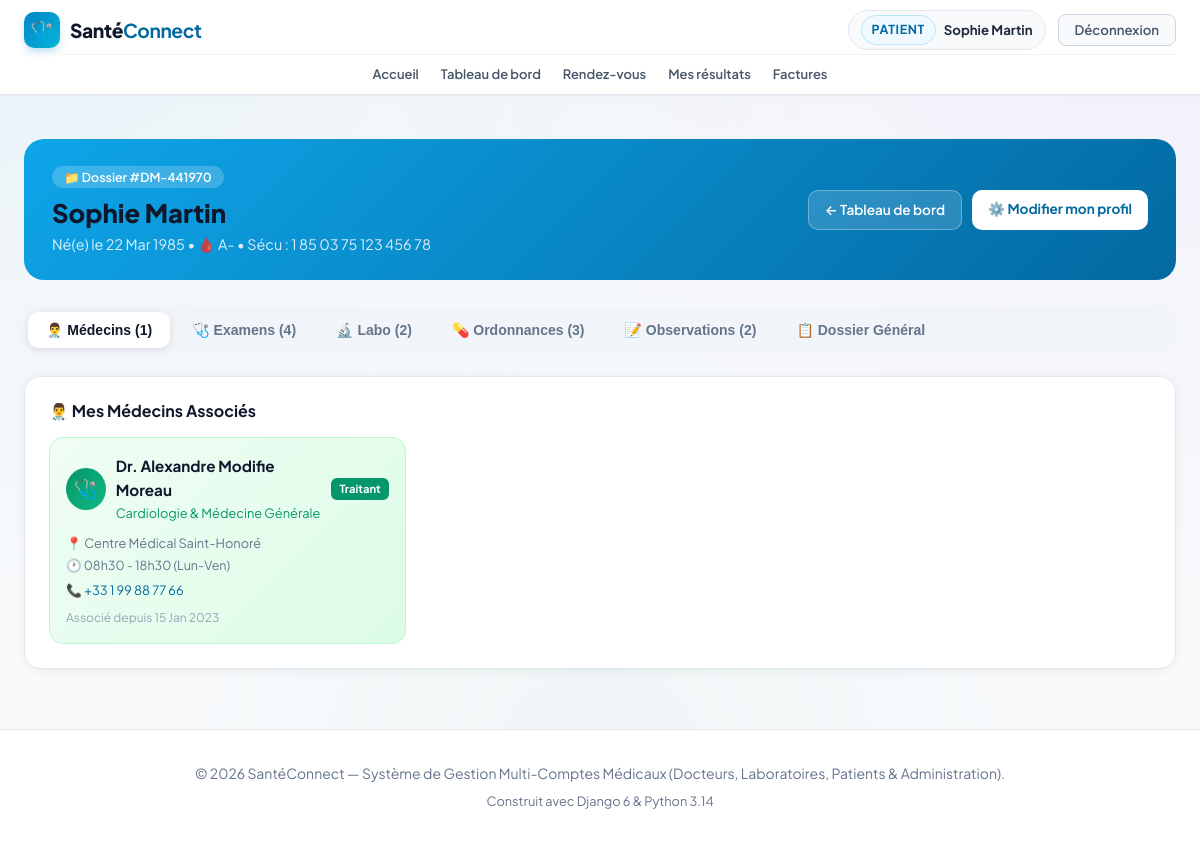
Screenshot of /patient/dossier/ (signed in) with the database file from the repository.
### accounts/models.py (models this page shows, shortened)
class User(AbstractUser):
    class Role(models.TextChoices):
        ADMIN = 'ADMIN', 'Administrateur'
        DOCTEUR = 'DOCTEUR', 'Médecin'
        LABORATOIRE = 'LABORATOIRE', 'Laborantin'
        PATIENT = 'PATIENT', 'Patient'
    role = models.CharField(
        max_length=20,
        choices=Role.choices,
        default=Role.PATIENT,
        verbose_name="Rôle utilisateur"
    )
    phone = models.CharField(max_length=25, blank=True, null=True, verbose_name="Téléphone")
    address = models.CharField(max_length=255, blank=True, null=True, verbose_name="Adresse")
    city = models.CharField(max_length=100, blank=True, null=True, verbose_name="Ville")
    is_verified = models.BooleanField(
        default=False,
        verbose_name="Compte certifié / validé",
        help_text="Coché par l'administrateur pour valider l'activité d'un docteur ou laboratoire."
    )
    objects = CustomUserManager()
    class Meta:
        verbose_name = "Utilisateur"
        verbose_name_plural = "Tous les Utilisateurs"
    @property
    def is_doctor(self):
        return self.role == self.Role.DOCTEUR
    @property
    def is_laboratory(self):
        return self.role == self.Role.LABORATOIRE
    @property
    def is_patient(self):
        return self.role == self.Role.PATIENT
    @property
    def is_admin_user(self):
        return self.role == self.Role.ADMIN or self.is_superuser

class DossierMedical(models.Model):
    patient = models.OneToOneField(
        User,
        on_delete=models.CASCADE,
        related_name='dossier_medical',
        limit_choices_to={'role': User.Role.PATIENT},
        verbose_name="Patient"
    )
    numero_dossier = models.CharField(max_length=20, unique=True, verbose_name="N° Dossier")
    date_creation = models.DateField(auto_now_add=True, verbose_name="Date de création")
    date_mise_a_jour = models.DateTimeField(auto_now=True, verbose_name="Dernière mise à jour")
    notes_generales = models.TextField(blank=True, verbose_name="Notes générales")
    allergies = models.TextField(blank=True, verbose_name="Allergies connues")
    antecedents_familiaux = models.TextField(blank=True, verbose_name="Antécédents familiaux")
    class Meta:
        verbose_name = "Dossier Médical"
        verbose_name_plural = "Dossiers Médicaux"

class PatientProfile(models.Model):
    BLOOD_GROUPS = [
        ('A+', 'A+'), ('A-', 'A-'),
        ('B+', 'B+'), ('B-', 'B-'),
        ('AB+', 'AB+'), ('AB-', 'AB-'),
        ('O+', 'O+'), ('O-', 'O-'),
    ]
    user = models.OneToOneField(
        User,
        on_delete=models.CASCADE,
        related_name='patient_profile',
        verbose_name="Compte utilisateur"
    )
    date_naissance = models.DateField(
        null=True,
        blank=True,
        verbose_name="Date de naissance"
    )
    groupe_sanguin = models.CharField(
        max_length=5,
        choices=BLOOD_GROUPS,
        blank=True,
        default='O+',
        verbose_name="Groupe sanguin"
    )
    numero_securite_sociale = models.CharField(
        max_length=60,
        blank=True,
        null=True,
        verbose_name="N° Sécurité Sociale / Identifiant Patient"
    )
    antecedents = models.TextField(
        blank=True,
        verbose_name="Antécédents médicaux & allergies"
    )
    personne_contact = models.CharField(
        max_length=150,
        blank=True,
        verbose_name="Contact en cas d'urgence (Nom & Tél)"
    )
    class Meta:
        verbose_name = "Profil Patient"
        verbose_name_plural = "Profils Patients"

class AssociationMedecinPatient(models.Model):
    medecin = models.ForeignKey(
        User,
        on_delete=models.CASCADE,
        related_name='patients_associes',
        limit_choices_to={'role': User.Role.DOCTEUR},
        verbose_name="Médecin traitant"
    )
    patient = models.ForeignKey(
        User,
        on_delete=models.CASCADE,
        related_name='medecins_associes',
        limit_choices_to={'role': User.Role.PATIENT},
        verbose_name="Patient"
    )
    date_association = models.DateField(default=timezone.now, verbose_name="Date d'association")
    est_medecin_traitant = models.BooleanField(default=True, verbose_name="Médecin traitant principal")
    notes = models.TextField(blank=True, verbose_name="Notes de suivi")
    class Meta:
        unique_together = ('medecin', 'patient')
        verbose_name = "Association Médecin-Patient"
        verbose_name_plural = "Associations Médecin-Patient"

class DoctorProfile(models.Model):
    user = models.OneToOneField(
        User,
        on_delete=models.CASCADE,
        related_name='doctor_profile',
        verbose_name="Compte utilisateur"
    )
    specialite = models.CharField(
        max_length=120,
        default="Médecine Générale",
        verbose_name="Spécialité médicale"
    )
    numero_ordre = models.CharField(
        max_length=50,
        blank=True,
        null=True,
        verbose_name="Numéro d'Ordre / Licence"
    )
    cabinet_name = models.CharField(
        max_length=150,
        blank=True,
        null=True,
        verbose_name="Nom du cabinet ou clinique"
    )
    horaires = models.CharField(
        max_length=150,
        blank=True,
        default="08h30 - 17h00 (Lun-Ven)",
        verbose_name="Horaires de consultation"
    )
    biographie = models.TextField(
        blank=True,
        verbose_name="Présentation / Biographie"
    )
    class Meta:
        verbose_name = "Profil Docteur"
        verbose_name_plural = "Profils Docteurs"

### accounts/views.py (the view)
# urls.py: path('patient/dossier/', views.patient_dossier, name='patient_dossier'),
@login_required
def patient_dossier(request):
    if not request.user.is_patient:
        return redirect('dashboard')
    profile, _ = PatientProfile.objects.get_or_create(user=request.user)
    dossier = get_or_create_dossier(request.user)
    examens = ExamenMedical.objects.filter(dossier=dossier).select_related('medecin').prefetch_related('etapes_preparation').order_by('-date_creation', '-id')
    resultats = ResultatLaboratoire.objects.filter(
        dossier=dossier, statut__in=['DISPONIBLE', 'TRANSMIS'],
    ).order_by('-date_prescription')
    prescriptions = Prescription.objects.filter(dossier=dossier).order_by('-date_prescription')
    observations = ObservationMedicale.objects.filter(dossier=dossier, confidentiel=False).order_by('-date_observation')
    medecins = AssociationMedecinPatient.objects.filter(patient=request.user).select_related('medecin', 'medecin__doctor_profile')
    return render(request, 'accounts/patient_dossier.html', {
        'profile': profile,
        'dossier': dossier,
        'examens': examens,
        'resultats': resultats,
        'prescriptions': prescriptions,
        'observations': observations,
        'medecins': medecins,
    })

### accounts/models.py (called while the page is built)
    @property
    def est_pret_pour_examen(self):
        return self.score_preparation >= self.score_seuil_validation

    @property
    def progression_etapes(self):
        etapes = self.etapes_preparation.all()
        total = etapes.count()
        validees = sum(1 for e in etapes if e.est_validee)
        return validees, total

### accounts/views.py (called while the page is built)
def get_or_create_dossier(patient_user):
    if not patient_user or getattr(patient_user, 'role', None) != User.Role.PATIENT:
        return None
    dossier, _ = DossierMedical.objects.get_or_create(patient=patient_user)
    return dossier

### templates/accounts/patient_dossier.html (shortened to what this page needs)
{% extends 'base.html' %}
{% block content %}
<div class="container">
  <div class="dossier-hero">
    <div style="display:flex;justify-content:space-between;align-items:center;flex-wrap:wrap;gap:12px;">
      <div>
        <span style="background:rgba(255,255,255,.2);padding:3px 12px;border-radius:20px;font-size:.78rem;font-weight:600;">📁 Dossier #{{ dossier.numero_dossier }}</span>
        <h1 style="margin-top:8px;">{{ user.get_full_name|default:user.username }}</h1>
        <p style="opacity:.85;font-size:.9rem;margin-top:4px;">
          {% if profile.date_naissance %}Né(e) le {{ profile.date_naissance|date:"d M Y" }} &bull; {% endif %}
          🩸 {{ profile.groupe_sanguin|default:"N/A" }}
          {% if profile.numero_securite_sociale %} &bull; Sécu : {{ profile.numero_securite_sociale }}{% endif %}
        </p>
      </div>
      <div style="display:flex;gap:10px;flex-wrap:wrap;">
        <a href="{% url 'patient_dashboard' %}" style="background:rgba(255,255,255,.15);color:#fff;padding:8px 16px;border-radius:10px;font-size:.85rem;font-weight:600;text-decoration:none;border:1.5px solid rgba(255,255,255,.3);">← Tableau de bord</a>
        <a href="{% url 'profile' %}" style="background:#fff;color:#0369a1;padding:8px 16px;border-radius:10px;font-size:.85rem;font-weight:700;text-decoration:none;">⚙️ Modifier mon profil</a>
      </div>
    </div>
  </div>
  <div class="nav-tabs-dossier">
    <button class="ntab active" data-tab="medecins" onclick="switchNTab('medecins',this)">👨‍⚕️ Médecins ({{ medecins.count }})</button>
    <button class="ntab" data-tab="examens" onclick="switchNTab('examens',this)">🩺 Examens ({{ examens.count }})</button>
    <button class="ntab" data-tab="labo" onclick="switchNTab('labo',this)">🔬 Labo ({{ resultats.count }})</button>
    <button class="ntab" data-tab="prescriptions" onclick="switchNTab('prescriptions',this)">💊 Ordonnances ({{ prescriptions.count }})</button>
    <button class="ntab" data-tab="observations" onclick="switchNTab('observations',this)">📝 Observations ({{ observations.count }})</button>
    <button class="ntab" data-tab="infos" onclick="switchNTab('infos',this)">📋 Dossier Général</button>
  </div>
  <div id="ntab-medecins" class="ntab-content active">
    <div class="card">
      <h3 style="font-size:1rem;font-weight:700;color:#0f172a;margin-bottom:16px;">👨‍⚕️ Mes Médecins Associés</h3>
      {% if medecins %}
        <div style="display:grid;grid-template-columns:repeat(auto-fill,minmax(280px,1fr));gap:16px;">
          {% for a in medecins %}
          <div style="background:{% if a.est_medecin_traitant %}linear-gradient(135deg,#f0fdf4,#dcfce7){% else %}#f8fafc{% endif %};border:1.5px solid {% if a.est_medecin_traitant %}#bbf7d0{% else %}#e2e8f0{% endif %};border-radius:14px;padding:16px;">
            <div style="display:flex;align-items:center;gap:10px;margin-bottom:10px;">
              <div style="width:42px;height:42px;border-radius:50%;background:linear-gradient(135deg,#059669,#10b981);display:flex;align-items:center;justify-content:center;font-size:1.2rem;">🩺</div>
              <div>
                <div style="font-weight:700;color:#0f172a;font-size:.95rem;">Dr. {{ a.medecin.get_full_name }}</div>
                {% with a.medecin.doctor_profile as dp %}
                  <div style="font-size:.8rem;color:#059669;">{{ dp.specialite|default:"" }}</div>
                {% endwith %}
              </div>
              {% if a.est_medecin_traitant %}
                <span style="margin-left:auto;background:#059669;color:#fff;padding:2px 8px;border-radius:6px;font-size:.7rem;font-weight:700;">Traitant</span>
              {% endif %}
            </div>
            {% with a.medecin.doctor_profile as dp %}
              {% if dp.cabinet_name %}<div style="font-size:.8rem;color:#64748b;">📍 {{ dp.cabinet_name }}</div>{% endif %}
              {% if dp.horaires %}<div style="font-size:.78rem;color:#64748b;margin-top:2px;">🕐 {{ dp.horaires }}</div>{% endif %}
            {% endwith %}
            {% if a.medecin.phone %}<div style="font-size:.8rem;color:#0369a1;margin-top:4px;">📞 {{ a.medecin.phone }}</div>{% endif %}
            <div style="font-size:.75rem;color:#94a3b8;margin-top:8px;">Associé depuis {{ a.date_association|date:"d M Y" }}</div>
          </div>
          {% endfor %}
        </div>
      {% else %}
        <div class="empty-box"><div style="font-size:3rem;">👨‍⚕️</div><p>Aucun médecin associé à votre dossier.</p><p style="font-size:.85rem;">Un médecin doit vous associer depuis son espace.</p></div>
      {% endif %}
    </div>
  </div>
</div>
{% endblock %}

### templates/base.html (shortened to what this page needs)
{% load static %}
<!doctype html>
<html lang="fr">
  <head>
    <link rel="stylesheet" href="{% static 'css/style.css' %}?v=20261027_1" />
  </head>
  <body>
    <nav class="navbar" id="main-navbar" aria-label="Navigation principale">
      <div class="container navbar-inner">
        <div class="navbar-brand-section">
          <a href="{% url 'home' %}" class="logo-brand" id="brand-logo-link">
            <span class="logo-icon">🩺</span>
            <span class="logo-text"
              >Santé<strong style="color: var(--primary)">Connect</strong></span
            >
          </a>
        </div>
        <div class="nav-links" id="main-nav-links">
          <a href="{% url 'home' %}" class="nav-item-link" id="nav-home"
            >Accueil</a
          >
          {% if user.is_authenticated %}
            <a href="{% url 'dashboard' %}" class="nav-item-link" id="nav-dashboard">Tableau de bord</a>
            {% if user.is_admin_user or user.is_doctor or user.is_patient %}
              <a href="{% url 'rendezvous:rdv_list' %}" class="nav-item-link" id="nav-rendezvous">Rendez-vous</a>
            {% endif %}
            {% if user.is_patient %}
              <a href="{% url 'laboratoire:mes_resultats' %}" class="nav-item-link" id="nav-patient-results">Mes résultats</a>
            {% endif %}
            {% if user.is_admin_user or user.is_patient or user.is_doctor and user.is_verified %}
              <a href="{% url 'facture_list' %}" class="nav-item-link" id="nav-factures">Factures</a>
            {% endif %}
          {% endif %}
        </div>
        <div class="navbar-user-actions" id="nav-user-actions">
          {% if user.is_authenticated %}
          <div class="nav-user-badge" id="nav-user-profile">
            <span class="badge-role {{ user.role }}"
              >{{ user.get_role_display }}</span
            >
            <a
              href="{% url 'profile' %}"
              class="nav-user-name-link"
              id="nav-profile-edit"
              title="Mon profil"
              >{{ user.get_full_name|default:user.username }}</a
            >
          </div>
          <a
            href="{% url 'logout' %}"
            class="nav-logout-btn"
            id="btn-nav-logout"
            >Déconnexion</a
          >
          {% endif %}
        </div>
      </div>
    </nav>
    <main id="contenu" style="flex: 1; padding: 24px 0 60px">
      {% block content %}{% endblock %}
    </main>
    <footer class="footer">
      <div class="container">
        <p>
          © 2026 SantéConnect — Système de Gestion Multi-Comptes Médicaux
          (Docteurs, Laboratoires, Patients & Administration).
        </p>
        <p style="margin-top: 6px; font-size: 0.8rem; color: #64748b">
          Construit avec Django 6 & Python 3.14
        </p>
      </div>
    </footer>
  </body>
</html>

### templates/accounts/patient_dossier.html (style rules this page uses)
.dossier-hero { background:linear-gradient(135deg,#0ea5e9,#0369a1); color:#fff; border-radius:20px; padding:24px 28px; margin-bottom:28px; }
.dossier-hero h1 { font-size:1.6rem; font-weight:800; }
.nav-tabs-dossier { display:flex; gap:4px; background:#f1f5f9; padding:4px; border-radius:14px; margin-bottom:24px; flex-wrap:wrap; }
.ntab { padding:10px 18px; border-radius:10px; border:none; background:transparent; cursor:pointer; font-size:.875rem; font-weight:600; color:#64748b; transition:all .2s; }
.ntab.active { background:#fff; color:#0f172a; box-shadow:0 2px 8px rgba(0,0,0,.1); }
.ntab-content { display:none; }
.ntab-content.active { display:block; }
.card { background:#fff; border-radius:16px; padding:24px; box-shadow:0 2px 12px rgba(0,0,0,.06); border:1px solid #e2e8f0; }

### rows the page displays
User: role "PATIENT", get_full_name "Sophie Martin"
DossierMedical: numero_dossier "DM-441970"
PatientProfile: date_naissance "22 Mar 1985", groupe_sanguin "A-", numero_securite_sociale "1 85 03 75 123 456 78"
AssociationMedecinPatient: medecin.get_full_name "Alexandre Modifie Moreau", medecin.doctor_profile.specialite "Cardiologie & Médecine Générale", est_medecin_traitant "Traitant", medecin.doctor_profile.cabinet_name "Centre Médical Saint-Honoré", medecin.doctor_profile.horaires "08h30 - 18h30 (Lun-Ven)", medecin.phone "+33 1 99 88 77 66", date_association "15 Jan 2023"

### other values shown
{{ medecins.count }} "1"
{{ examens.count }} "4"
{{ resultats.count }} "2"
{{ prescriptions.count }} "3"
{{ observations.count }} "2"
